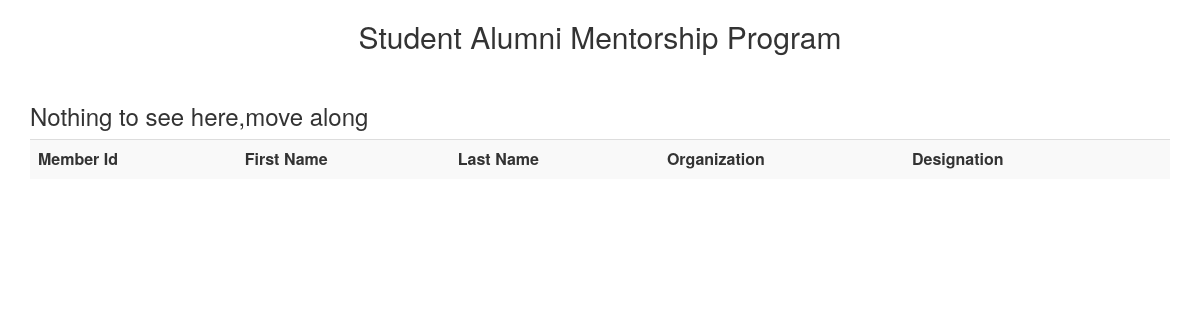
Before: /coordinator/list/mentor with the older database file.
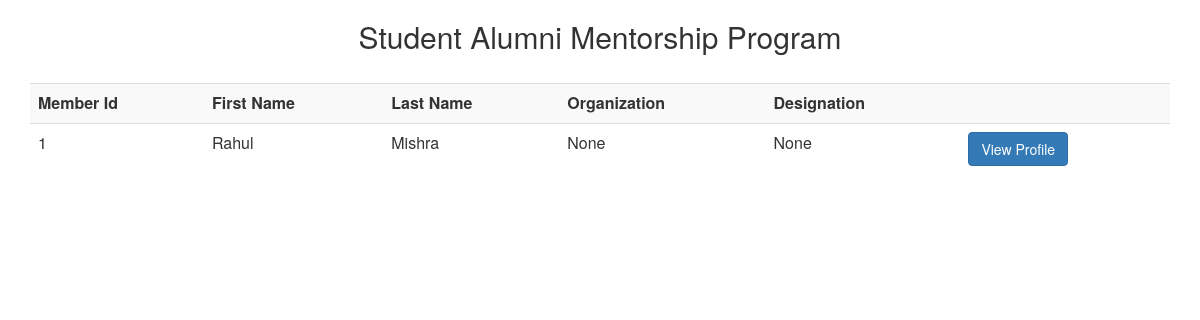
After: the same page with the newer database file.
### program/models.py (models this page shows)
class alumni(models.Model):
	firstname = models.CharField(max_length =100)
	lastname = models.CharField(max_length =100)
	password = models.CharField(max_length = 100)
	emailid = models.EmailField()
	password = models.CharField(max_length =128)
	contactnumber = models.CharField(max_length =15)
	organization = models.CharField(max_length=100,null = True)
	department = models.ForeignKey(departments,related_name='alumnipreferences_department',null = True)
	batch = models.CharField(max_length=10,null = True)
	designation = models.CharField(max_length=100,null = True)

### program/views.py (the view)
# urls.py: url(r'^coordinator/list/(mentee|mentor)',showlist),
def showlist(request,member):
	if member=='mentee':
		menteelist = students.objects.all().values()
		return render(request,'list.html',{'member':'mentee','list':menteelist})
	elif member=='mentor':
		mentorlist = alumni.objects.all().values()
		return render(request,'list.html',{'member':'mentor','list':mentorlist})
	else:
		pass

### program/templatetags/mentorship_extra.py (called while the page is built)
@register.filter
def get_item(dictionary, key):
    return dictionary.get(key)

### program/template/list.html (shortened to what this page needs)
{% include "includes/head.html" %}
{% if not list %}
<h3>Nothing to see here,move along</h3>
{% endif %}
{% if member == "mentee" %}
{% load mentorship_extra %}
{% endif %}
{% if member == "mentor" %}
{% load mentorship_extra %}
<table class="table table-striped">
	<tr><th>Member Id</th><th>First Name</th><th> Last Name</th><th>Organization</th><th>Designation</th><th></th></tr>
{% for mentee in list %}
	<tr>
		<td>{{ mentee|get_item:"id" }}</td>
		<td>{{ mentee|get_item:"firstname" }}</td>
		<td>{{ mentee|get_item:"lastname" }}</td>
		<td>{{ mentee|get_item:"organization" }} </td>
		<td>{{ mentee|get_item:"designation" }} </td>
		<td><a href="../coordinator/profile/" class="btn btn-primary">View Profile</a></td>
	</tr>
{% endfor %}
{% endif %}
</table>

### program/template/includes/head.html (shortened to what this page needs)
<head>
	<link type="text/css" rel="stylesheet" href="http://maxcdn.bootstrapcdn.com/bootstrap/3.2.0/css/bootstrap.min.css">
</head>
<body class="container">
	<h2 style="text-align:center">Student Alumni Mentorship Program</h2>
	<br>

Changed rows visible on the page:
added alumni: id "1", firstname "Rahul", lastname "Mishra", mentee "None"
Other visible differences:
text no longer shown: "Nothing to see here,move along"
